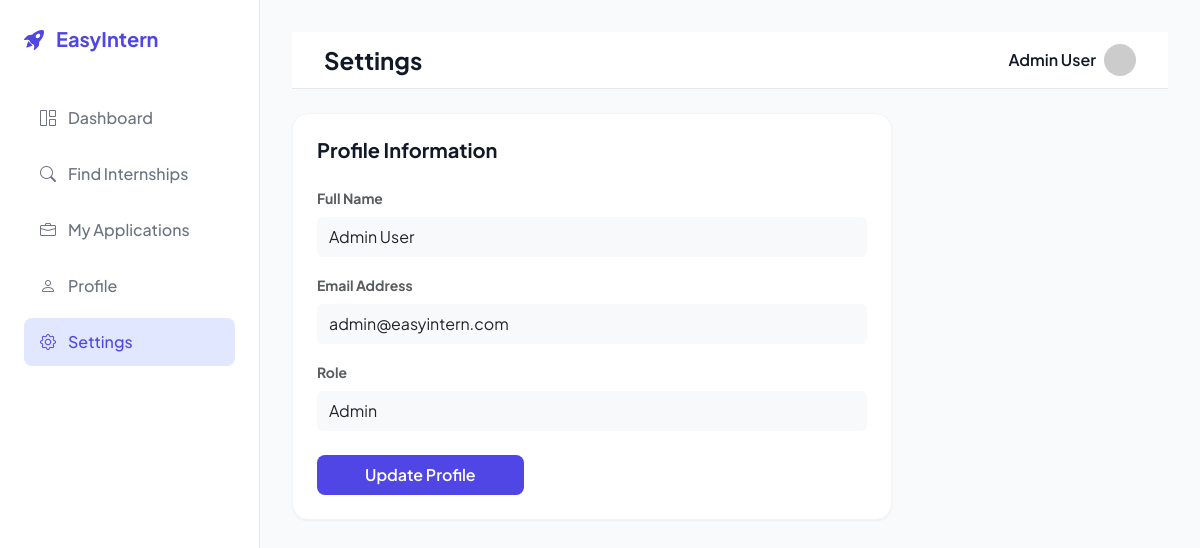
The app's page /settings.php (signed in) with its own data.
### tables this page shows
CREATE TABLE IF NOT EXISTS users (
    id INT AUTO_INCREMENT PRIMARY KEY,
    name VARCHAR(255) NOT NULL,
    email VARCHAR(255) NOT NULL UNIQUE,
    password VARCHAR(255) NOT NULL,
    role ENUM('Admin', 'Company', 'Student') NOT NULL,
    pfp VARCHAR(255) DEFAULT 'default_pfp.png',
    created_at TIMESTAMP DEFAULT CURRENT_TIMESTAMP
);

### settings.php (the view, shortened to what this page needs)
<?php
require 'includes/db.php';
$user_id = $_SESSION['user_id'];
$role = $_SESSION['role'];
$stmt = $pdo->prepare("SELECT * FROM users WHERE id = ?");
$stmt->execute([$user_id]);
$user = $stmt->fetch();
?>
<!DOCTYPE html>
<html lang="en">
<head>
    <link href="https://cdn.jsdelivr.net/npm/bootstrap@5.3.0/dist/css/bootstrap.min.css" rel="stylesheet">
    <link rel="stylesheet" href="assets/css/saas-style.css">
    <link rel="stylesheet" href="https://cdn.jsdelivr.net/npm/bootstrap-icons@1.11.1/font/bootstrap-icons.css">
</head>
<body>
<div class="dashboard-wrapper">
    <aside class="sidebar">
        <div class="sidebar-logo">
            <?php if ($role === 'Company'): ?>
                <i class="bi bi-building-fill-check"></i> TechFlow
            <?php else: ?>
                <i class="bi bi-rocket-takeoff-fill"></i> EasyIntern
            <?php endif; ?>
        </div>
        <nav class="d-flex flex-column h-100">
            <?php if ($role === 'Company'): ?>
                <a href="company_dashboard.php" class="nav-item"><i class="bi bi-grid-1x2"></i> Overview</a>
                <a href="post_internship.php" class="nav-item"><i class="bi bi-plus-circle"></i> Post New</a>
                <a href="manage_internships.php" class="nav-item"><i class="bi bi-list-task"></i> My Internships</a>
                <a href="all_applications.php" class="nav-item"><i class="bi bi-people"></i> Applicants</a>
                <a href="settings.php" class="nav-item active"><i class="bi bi-gear"></i> Settings</a>
            <?php else: ?>
                <a href="student_dashboard.php" class="nav-item"><i class="bi bi-grid-1x2"></i> Dashboard</a>
                <a href="internships.php" class="nav-item"><i class="bi bi-search"></i> Find Internships</a>
                <a href="applications.php" class="nav-item"><i class="bi bi-briefcase"></i> My Applications</a>
                <a href="profile.php" class="nav-item"><i class="bi bi-person"></i> Profile</a>
                <a href="settings.php" class="nav-item active"><i class="bi bi-gear"></i> Settings</a>
            <?php endif; ?>
        </nav>
    </aside>
    <main class="main-content">
        <header class="top-navbar mb-4">
            <h4 class="mb-0 fw-bold me-auto">Settings</h4>
            <div class="d-flex align-items-center gap-2">
                <span class="fw-semibold"><?php echo htmlspecialchars($_SESSION['name']); ?></span>
                <img src="https://ui-avatars.com/api/?name=<?php echo urlencode($_SESSION['name']); ?>&background=4f46e5&color=fff" class="rounded-circle" width="32">
            </div>
        </header>
        <div class="glass-card" style="max-width: 600px;">
            <h5 class="fw-bold mb-4">Profile Information</h5>
            <form action="settings.php" method="POST">
                <div class="mb-3">
                    <label class="form-label small fw-bold text-muted">Full Name</label>
                    <input type="text" name="name" class="form-control bg-light border-0 py-2" value="<?php echo htmlspecialchars($user['name']); ?>" required>
                </div>
                <div class="mb-3">
                    <label class="form-label small fw-bold text-muted">Email Address</label>
                    <input type="email" name="email" class="form-control bg-light border-0 py-2" value="<?php echo htmlspecialchars($user['email']); ?>" required>
                </div>
                <div class="mb-4">
                    <label class="form-label small fw-bold text-muted">Role</label>
                    <input type="text" class="form-control bg-light border-0 py-2" value="<?php echo $user['role']; ?>" disabled>
                </div>
                <button type="submit" class="btn-indigo px-5 py-2">Update Profile</button>
            </form>
        </div>
    </main>
</div>
</body>
</html>

### assets/css/saas-style.css (style rules this page uses)
:root { --primary: #4f46e5; --primary-light: #e0e7ff; --secondary: #10b981; --bg-light: #f9fafb; --bg-white: #ffffff; --text-dark: #111827; --text-muted: #6b7280; --sidebar-width: 260px; --transition: all 0.3s cubic-bezier(0.4, 0, 0.2, 1); --shadow-sm: 0 1px 2px 0 rgb(0 0 0 / 0.05); --shadow-md: 0 4px 6px -1px rgb(0 0 0 / 0.1), 0 2px 4px -2px rgb(0 0 0 / 0.1); }
body { font-family: 'Plus Jakarta Sans', sans-serif; background-color: var(--bg-light); color: var(--text-dark); overflow-x: hidden; }
.dashboard-wrapper { display: flex; min-height: 100vh; }
.sidebar { width: var(--sidebar-width); background: var(--bg-white); border-right: 1px solid #e5e7eb; padding: 1.5rem; position: fixed; height: 100vh; z-index: 50; transition: var(--transition); }
.sidebar-logo { font-size: 1.25rem; font-weight: 700; color: var(--primary); display: flex; align-items: center; gap: 0.75rem; margin-bottom: 2.5rem; }
.nav-item { display: flex; align-items: center; gap: 0.75rem; padding: 0.75rem 1rem; border-radius: 0.5rem; color: var(--text-muted); text-decoration: none; font-weight: 500; margin-bottom: 0.5rem; transition: var(--transition); }
.nav-item:hover, .nav-item.active { background: var(--primary-light); color: var(--primary); }
.main-content { margin-left: var(--sidebar-width); flex: 1; padding: 2rem; }
.top-navbar { background: var(--bg-white); padding: 0.75rem 2rem; border-bottom: 1px solid #e5e7eb; display: flex; justify-content: flex-end; align-items: center; gap: 1.5rem; position: sticky; top: 0; z-index: 40; }
.glass-card { background: var(--bg-white); border-radius: 1rem; border: 1px solid #f3f4f6; padding: 1.5rem; box-shadow: var(--shadow-sm); transition: var(--transition); }
.btn-indigo { background: var(--primary); color: white; padding: 0.625rem 1.25rem; border-radius: 0.5rem; font-weight: 600; border: none; transition: var(--transition); }

### records on screen
users: name "Admin User", email "admin@easyintern.com", role "Admin"

### other values on screen
$_SESSION['name'] "Admin User"
